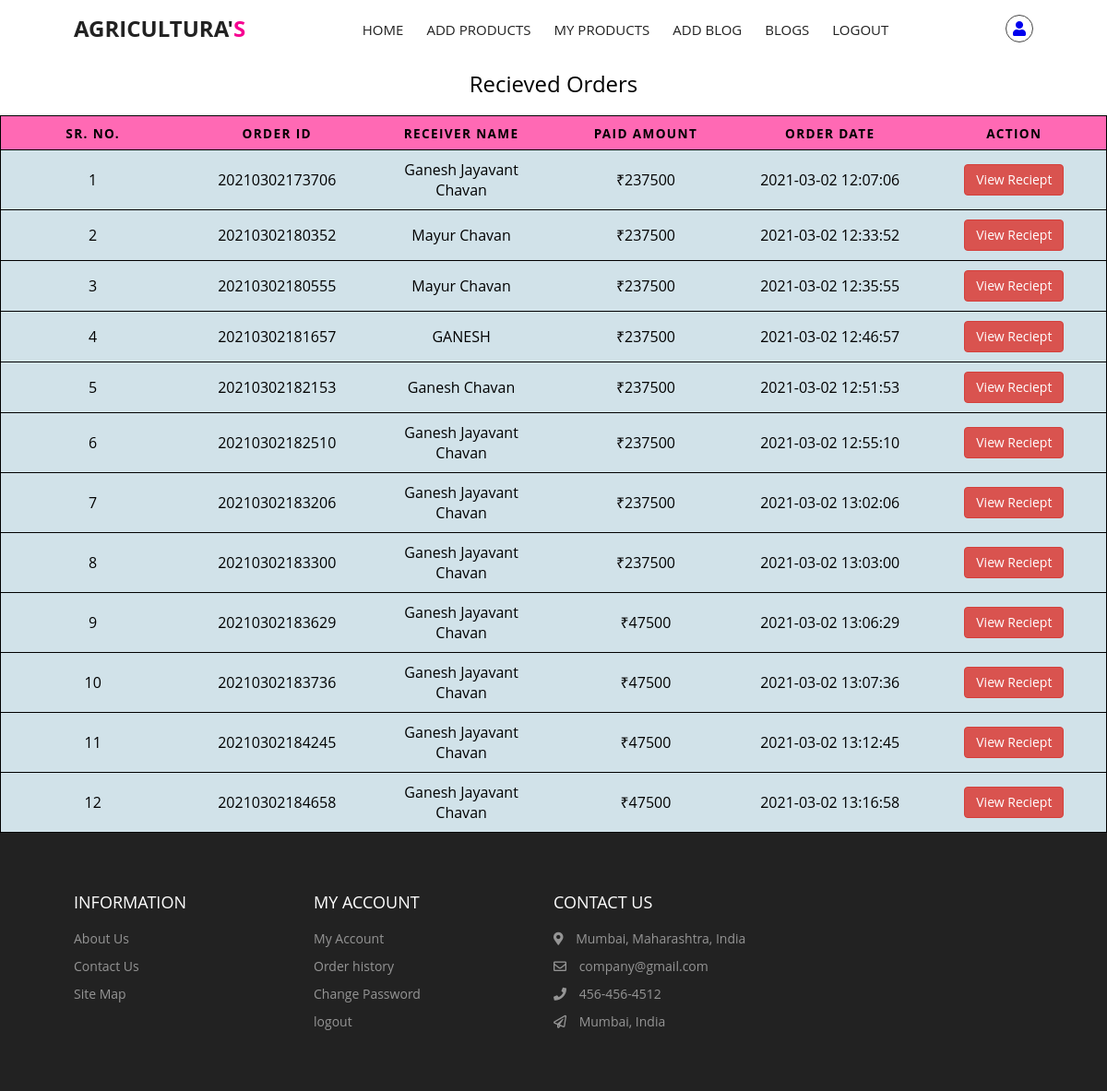
The app's page /retailer/orders.php (signed in) with its own data.
### tables this page shows
CREATE TABLE `rporders` (
  `id` int(11) NOT NULL,
  `orderid` bigint(20) NOT NULL,
  `fid` int(11) NOT NULL,
  `rid` int(11) NOT NULL,
  `pid` int(11) NOT NULL,
  `qnt` int(11) NOT NULL,
  `amt` int(10) NOT NULL
);

CREATE TABLE `rorders` (
  `id` int(20) NOT NULL,
  `orderid` bigint(20) NOT NULL,
  `fid` int(20) NOT NULL,
  `name` varchar(100) NOT NULL,
  `email` varchar(100) NOT NULL,
  `addr` varchar(150) NOT NULL,
  `city` varchar(50) NOT NULL,
  `state` varchar(75) NOT NULL,
  `pincode` varchar(6) NOT NULL,
  `card_name` varchar(30) NOT NULL,
  `card_num` bigint(20) NOT NULL,
  `card_cvc` int(5) NOT NULL,
  `card_exp_month` varchar(2) NOT NULL,
  `card_exp_year` varchar(4) NOT NULL,
  `amount` int(10) NOT NULL,
  `txndate` timestamp NOT NULL DEFAULT current_timestamp()
);

### retailer/orders.php (the view, shortened to what this page needs)
<?php
include('../includes/dbconnection.php');
if (strlen($_SESSION['cmsaid']==0)) {
  header('location: ../includes/logout.php');
  } else{
  ?>
<html lang="en">
<head>
    <link rel="stylesheet" href="https://cdnjs.cloudflare.com/ajax/libs/font-awesome/4.7.0/css/font-awesome.min.css">
    <link rel="stylesheet" href="https://cdnjs.cloudflare.com/ajax/libs/font-awesome/5.15.1/css/all.min.css" />
    <link href="./css/styles.css" rel="stylesheet"/>
    <link href="../css/table.css" rel="stylesheet">
</head>
<body >
<?php include_once('./include/header.php');?>
<table style="background-color: var(--grey-alt);">
  <caption> Recieved Orders </caption>
  <thead>
    <tr>
        <th scope="col">SR. NO.</th>
        <th scope="col">Order ID</th>
        <th scope="col">Receiver Name</th>
        <th scope="col">Paid Amount</th>
        <th scope="col">Order Date</th>
        <th scope="col">Action</th>
    </tr>
  </thead>
  <tbody><?php
  $ret=mysqli_query($con,"SELECT * FROM rporders  WHERE rid=".$_SESSION['cmsaid']);
  $num=mysqli_num_rows($ret);
  if($num >0){
    $count=0;
  while ($row=mysqli_fetch_array($ret)) {
    $count++;
    $query1=mysqli_query($con,"SELECT * from rorders where  orderid=".$row["orderid"]);
    $row1=mysqli_fetch_array($query1);
    if($row1 > 0){
  ?>
    <tr>
      <td scope="row" data-label="SR. NO."><?php echo $count;?></td>
      <td data-label="Order ID"><?php echo $row1["orderid"];?></td>
      <td data-label="Receiver Name"><?php echo $row1["name"];?></td>
      <td data-label="Paid Amount">₹<?php echo $row["amt"];?></td>
      <td data-label="Order Date"><?php echo $row1["txndate"];?></td>
      <td data-label="Action"> <?php echo '<a class="btn-danger btn" href=" ./reciept.php?oid='.$row1["orderid"].'">View Reciept</a>';?></td>
    </tr>
    <?php
}}}
?>
  </tbody>
</table>
<?php include_once('./include/footer.php');?>
</body>
</html>
<?php } ?>

### retailer/css/styles.css (style rules this page uses)
:root { --white: #fff; --black: #222; --pink: #f60091; --grey: #444; --grey2: #959595; --grey-alt: #d1e2e9; --yellow: #ffd800; --green: #59b210; }
*, *::after, *::before { margin: 0; padding: 0; box-sizing: inherit; }
html { scroll-behavior: smooth; box-sizing: border-box; font-size: 62.5%; }
body { position: relative; font-family: "Poppins", sans-serif; font-size: 1.6rem; font-weight: 400; color: var(--black); background-color: var(--white); z-index: -1; }
a, a:visited { text-decoration: none; }

### css/table.css (style rules this page uses)
body { font-family: "Open Sans", sans-serif; line-height: 1.25; }
.btn-danger { display: inline-block; margin-bottom: 0; font-weight: 400; text-align: center; white-space: nowrap; vertical-align: middle; -ms-touch-action: manipulation; touch-action: manipulation; cursor: pointer; background-image: none; border: 1px solid transparent; padding: 6px 12px; font-size: 14px; line-height: 1.42857143; border-radius: 4px; -webkit-user-select: none; -moz-user-select: none; -ms-user-select: none; user-select: none; color: #fff; background-color: #d9534f; border-color: #d43f3a; }
table { color:black; background: transparent; border: none; border: 1px solid #ccc; border-collapse: collapse; margin: 0; padding: 0; width: 100%; table-layout: fixed; }
table caption { font-size: 1.5em; margin: .5em 0 .75em; }
table tr { border: 1px solid rgb(0, 0, 0); padding: .35em; }
table th, table td { padding: .625em; text-align: center; overflow-wrap: break-word; }
table th { background-color: hotpink; font-size: .85em; letter-spacing: .1em; text-transform: uppercase; }

### records on screen
rporders: rorders.orderid "20210302173706", rorders.name "Ganesh Jayavant Chavan", amt "237500", rorders.txndate "2021-03-02 12:07:06"
rporders: rorders.orderid "20210302180352", rorders.name "Mayur Chavan", amt "237500", rorders.txndate "2021-03-02 12:33:52"
rporders: rorders.orderid "20210302180555", rorders.name "Mayur Chavan", amt "237500", rorders.txndate "2021-03-02 12:35:55"
rporders: rorders.orderid "20210302181657", rorders.name "GANESH", amt "237500", rorders.txndate "2021-03-02 12:46:57"
rporders: rorders.orderid "20210302182153", rorders.name "Ganesh Chavan", amt "237500", rorders.txndate "2021-03-02 12:51:53"
rporders: rorders.orderid "20210302182510", rorders.name "Ganesh Jayavant Chavan", amt "237500", rorders.txndate "2021-03-02 12:55:10"
rporders: rorders.orderid "20210302183206", rorders.name "Ganesh Jayavant Chavan", amt "237500", rorders.txndate "2021-03-02 13:02:06"
rporders: rorders.orderid "20210302183300", rorders.name "Ganesh Jayavant Chavan", amt "237500", rorders.txndate "2021-03-02 13:03:00"
rporders: rorders.orderid "20210302183629", rorders.name "Ganesh Jayavant Chavan", amt "47500", rorders.txndate "2021-03-02 13:06:29"
rporders: rorders.orderid "20210302183736", rorders.name "Ganesh Jayavant Chavan", amt "47500", rorders.txndate "2021-03-02 13:07:36"
rporders: rorders.orderid "20210302184245", rorders.name "Ganesh Jayavant Chavan", amt "47500", rorders.txndate "2021-03-02 13:12:45"
rporders: rorders.orderid "20210302184658", rorders.name "Ganesh Jayavant Chavan", amt "47500", rorders.txndate "2021-03-02 13:16:58"
